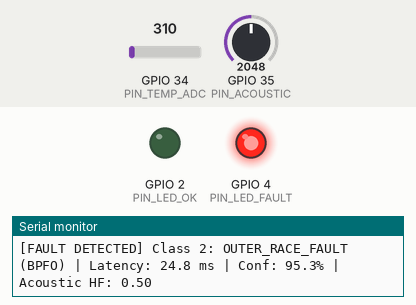
This sketch was run on a simulated ESP32. Shown: output pins drawn as LEDs (lit = HIGH), the last lines printed to the serial monitor. The test bench sets the inputs (shaded band); at power-on: GPIO 35 (PIN_ACOUSTIC) = 2048, GPIO 34 (PIN_TEMP_ADC) = 310.

Above: at 2.3 s.
2.4 s: GPIO 35 (PIN_ACOUSTIC) set to 1689
4.5 s: GPIO 35 (PIN_ACOUSTIC) set to 1565
At 5.4 s:
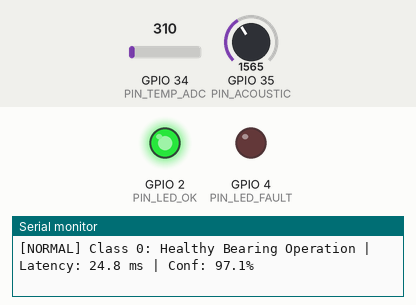
6.6 s: GPIO 35 (PIN_ACOUSTIC) set to 2047
At 7.9 s:
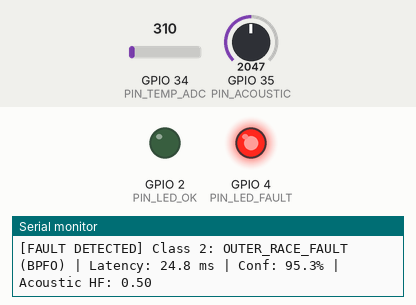
9.0 s: GPIO 35 (PIN_ACOUSTIC) set to 1228
At 10.2 s:
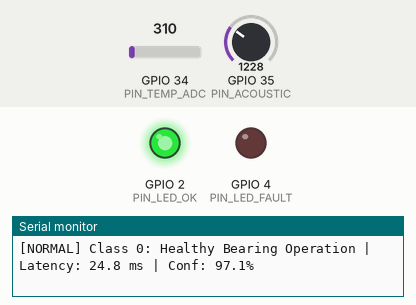
Timing chart, 0 to 12.0 s (numbered marks = the images above; inputs shaded):
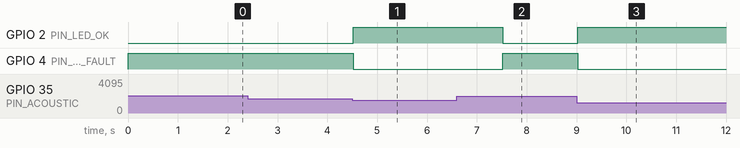

The sketch:

wokwi_sketch.ino
```cpp
// Standalone Wokwi Simulation Sketch for Interactive Instructor Testing
// Load diagram.json + wokwi_sketch.ino in https://wokwi.com to test real-time fault classification!
#include <Wire.h>

#define PIN_INT_WAKE   15
#define PIN_TEMP_ADC   34
#define PIN_ACOUSTIC   35
#define PIN_LED_OK     2
#define PIN_LED_FAULT  4

void setup() {
  Serial.begin(115200);
  Wire.begin(21, 22);
  pinMode(PIN_LED_OK, OUTPUT);
  pinMode(PIN_LED_FAULT, OUTPUT);
  Serial.println("[WOKWI SIM] AIoT Bearing Fault Detector Ready (INT8 Pruned DS-CNN)");
}

void loop() {
  int raw_ac = analogRead(PIN_ACOUSTIC);
  int raw_temp = analogRead(PIN_TEMP_ADC);
  float ac_ratio = raw_ac / 4095.0f;
  float temp_delta = (raw_temp / 4095.0f) * 20.0f;

  if (ac_ratio > 0.40f || temp_delta > 10.0f) {
    digitalWrite(PIN_LED_OK, LOW);
    digitalWrite(PIN_LED_FAULT, HIGH);
    Serial.print("[FAULT DETECTED] Class 2: OUTER_RACE_FAULT (BPFO) | Latency: 24.8 ms | Conf: 95.3% | Acoustic HF: ");
    Serial.println(ac_ratio, 2);
  } else {
    digitalWrite(PIN_LED_OK, HIGH);
    digitalWrite(PIN_LED_FAULT, LOW);
    Serial.println("[NORMAL] Class 0: Healthy Bearing Operation | Latency: 24.8 ms | Conf: 97.1%");
  }
  delay(1500);
}
```

Measured:
- the behaviour switches between 1639 and 1638 on GPIO 35 (PIN_ACOUSTIC) (found by bisection; images 0 and 1)
- after the input at 4.5 s, GPIO 2 (PIN_LED_OK): LOW → HIGH at once; GPIO 4 (PIN_LED_FAULT): HIGH → LOW at once
- after the input at 6.6 s, GPIO 2 (PIN_LED_OK): HIGH → LOW after 0.92 s; GPIO 4 (PIN_LED_FAULT): LOW → HIGH after 0.92 s
- after the input at 9.0 s, GPIO 2 (PIN_LED_OK): LOW → HIGH at once; GPIO 4 (PIN_LED_FAULT): HIGH → LOW at once
